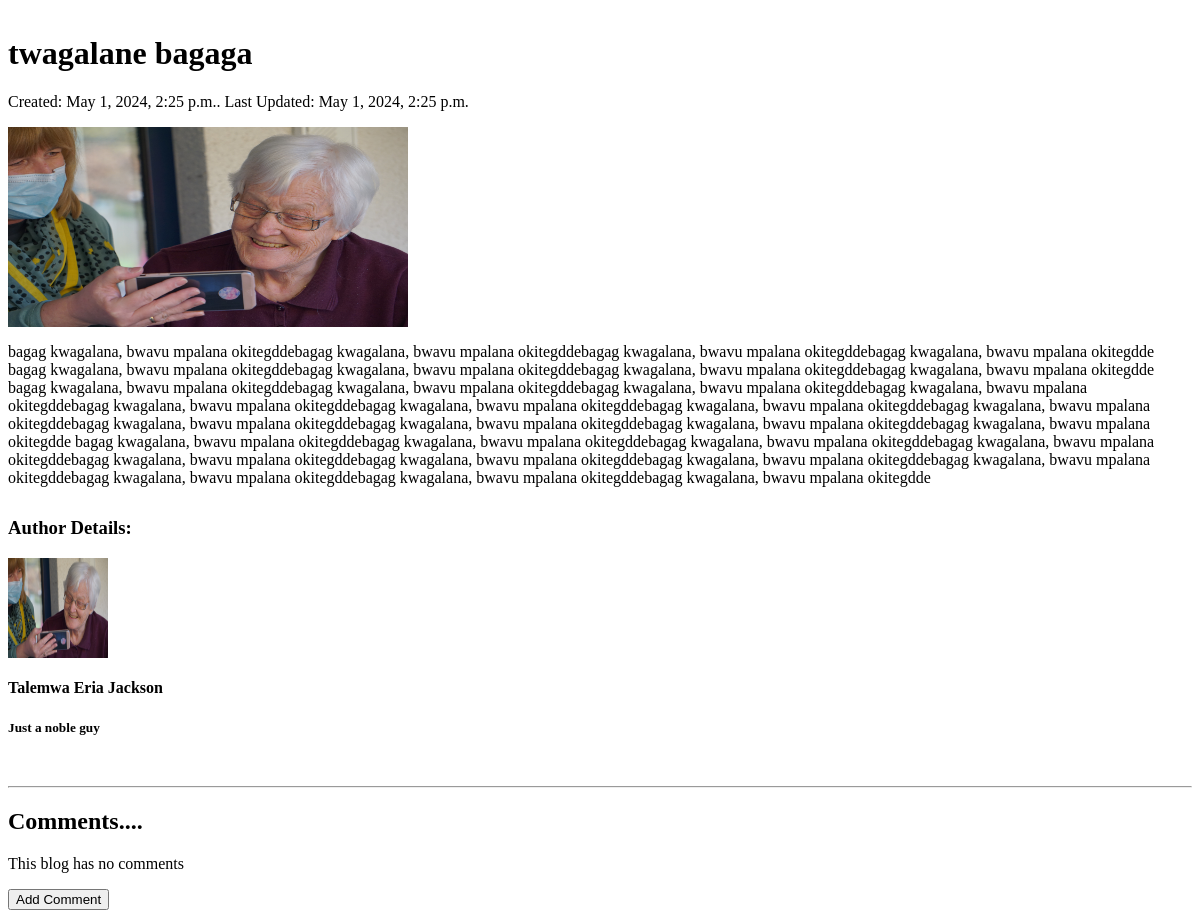
The page /blog/blog_details/twagalane-bagaga on the database as committed earlier.
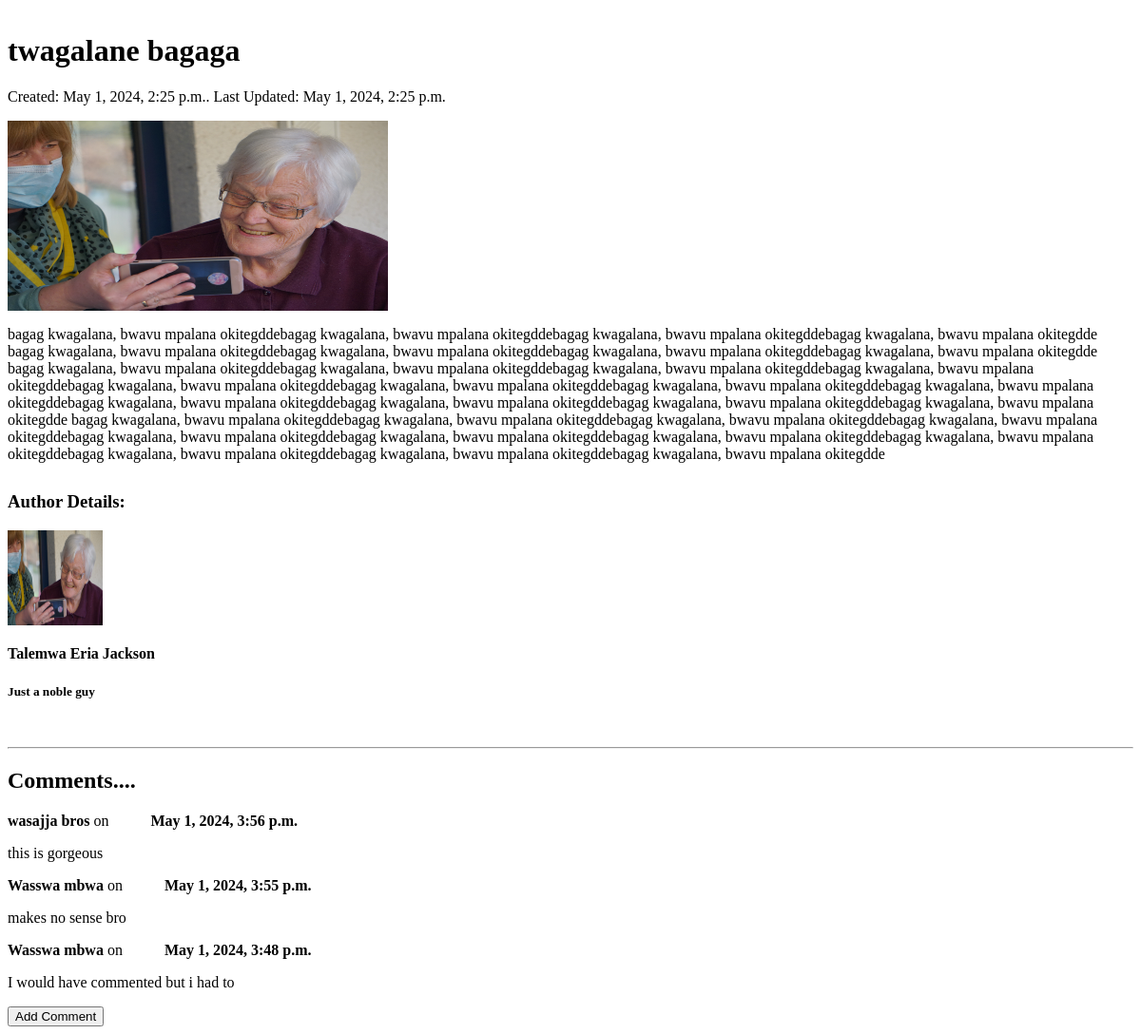
The same page on the database as committed later.
### myblog/models.py (models this page shows, shortened)
class Blog(models.Model):
    author = models.ForeignKey(settings.AUTH_USER_MODEL, on_delete=models.CASCADE)
    title = models.CharField(max_length=120)
    description = models.TextField(blank=True, null=True)
    created_at = models.DateTimeField(auto_now_add=True, blank=True, null=True)
    updated_at = models.DateTimeField(auto_now=True, blank=True, null=True)
    slug = models.SlugField(unique=True, blank=True, null=True)
    photo = models.ImageField(upload_to="blog_uploaded_pics/", blank=True, null=True)

class CustomUser(AbstractUser):
    address = models.CharField(max_length=64, blank=True, null=True)
    fullname = models.CharField(max_length=64, blank=True, null=True)
    photo = models.ImageField(upload_to="user_profile_pics", blank=True, null=True)
    website = models.URLField(blank=True, null=True)
    bio = models.TextField(blank=True, null=True)

class Comment(models.Model):
    blog = models.ForeignKey(Blog, related_name="comments", on_delete=models.CASCADE)
    name = models.ForeignKey(settings.AUTH_USER_MODEL, on_delete=models.CASCADE)
    comment = models.TextField()
    created_at = models.DateTimeField(auto_now_add=True, null=True)

### myblog/views.py (the view)
# urls.py: path("blog_details/<slug:slug>", views.blog_details, name="blog_details"),
def blog_details(request, slug):
    blog = get_object_or_404(models.Blog, slug=slug)
    comments = models.Comment.objects.filter(blog=blog).order_by("-created_at")
    context = {
        "blog": blog,
        "comments": comments
    }
    return render(request, "myblog/blog_details.html", context)

### templates/myblog/blog_details.html (shortened to what this page needs)
{% extends "base.html" %}
{% block content %}
<div style="margin-top: 35px;">
    <h1>{{blog.title}}</h1>
    <p>Created: {{blog.created_at}}. Last Updated: {{blog.updated_at}}</p>
    {% if blog.photo %}
    <img src={{ blog.photo.url }} alt="blog image" width="400px" height="200px">
    {% endif %}
    <p>{{ blog.description }}</p>
    <h3 style="margin-top: 30px;">Author Details:</h3>
    {% if blog.author.photo %}
    <img src="{{ blog.author.photo.url }}" alt="author image" height="100px" width="100px">
    {% endif %}
    <h4>{{blog.author.fullname}}</h4>
    <h5>{{ blog.author.bio }}</h5>
</div>
<div style="margin-top: 50px;">
    <hr>
    <h2 style="margin-bottom: 20px;">Comments....</h2>
    <div style="margin-bottom: 10px;">
        {% if comments %}
        {% for comment in comments %}
        <p><strong>{{comment.name.fullname}}</strong> on <strong style="margin-left: 40px;">
                {{ comment.created_at}}</strong></p>
        <p style="margin-right: 15px;">{{ comment.comment }}</p>
        {% endfor %}
        {% else %}
        <p>This blog has no comments</p>
        {% endif %}
    </div>
    <a href={% url "add_comment" slug=blog.slug %}>
        <button>Add Comment</button>
    </a>
</div>
{% endblock content %}

### templates/base.html (shortened to what this page needs)
{% load static %}
<html lang="en">
<head>
</head>
<body>
    {% block content %}{% endblock content %}
</body>
</html>

Rows that differ between the two databases and show on the page:
added Comment: name.fullname "wasajja bros", created_at "May 1, 2024, 3:56 p.m.", comment "this is gorgeous"
added Comment: name.fullname "Wasswa mbwa", created_at "May 1, 2024, 3:55 p.m.", comment "makes no sense bro"
added Comment: name.fullname "Wasswa mbwa", created_at "May 1, 2024, 3:48 p.m.", comment "I would have commented but i had to"
Other text that changed with them:
text no longer shown: "This blog has no comments"
